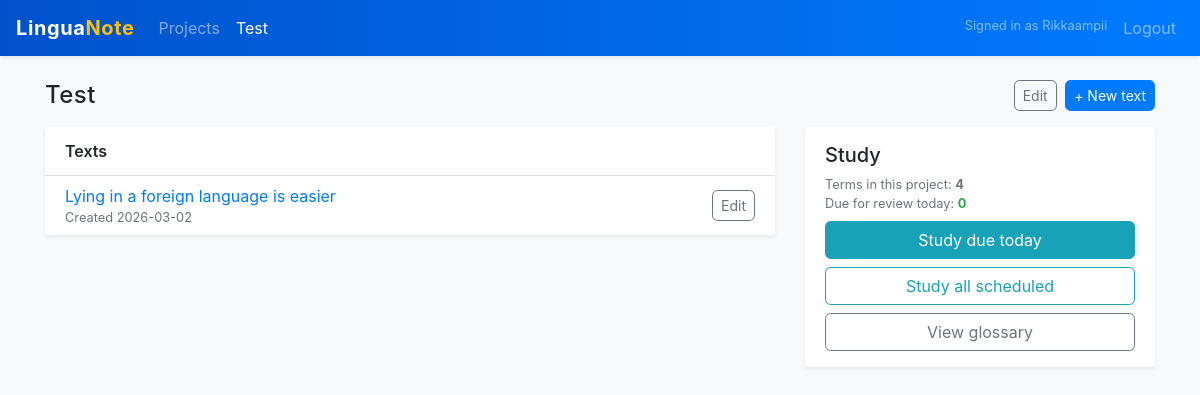
The page /projects/1 (signed in) on the database its author committed.
### app.py (models this page shows, shortened)
class Project(db.Model):
    __tablename__ = "project"
    id = db.Column(db.Integer, primary_key=True)
    user_id = db.Column(db.Integer, db.ForeignKey("user.id"), nullable=False)  # НОВОЕ
    name = db.Column(db.String(120), nullable=False)
    description = db.Column(db.Text)
    created_at = db.Column(db.Date, default=date.today)
    texts = db.relationship("Text", backref="project", lazy=True)
    terms = db.relationship("Term", backref="project", lazy=True)

class User(db.Model, UserMixin):
    __tablename__ = "user"
    id = db.Column(db.Integer, primary_key=True)
    username = db.Column(db.String(64), unique=True, nullable=False)
    email = db.Column(db.String(120), unique=True)
    password_hash = db.Column(db.String(128))
    projects = db.relationship("Project", backref="user", lazy=True)

class Text(db.Model):
    __tablename__ = "text"
    id = db.Column(db.Integer, primary_key=True)
    project_id = db.Column(db.Integer, db.ForeignKey("project.id"), nullable=False)
    title = db.Column(db.String(200), nullable=False)
    content = db.Column(db.Text, nullable=False)
    translation = db.Column(db.Text)  # <–– сюда будет сохраняться перевод
    created_at = db.Column(db.Date, default=date.today)
    terms = db.relationship("Term", backref="source_text", lazy=True)

### app.py (the view)
@app.route("/projects/<int:project_id>")
@login_required
def project_detail(project_id):
    project = Project.query.get_or_404(project_id)
    if project.user_id != current_user.id:
        abort(403)
    texts = (
        Text.query
        .filter_by(project_id=project.id)
        .order_by(Text.created_at.desc())
        .all()
    )
    terms_count = Term.query.filter_by(project_id=project.id).count()
    today = date.today()
    due_count = (
        Term.query
        .filter(
            Term.project_id == project.id,
            Term.next_review <= today,
        )
        .count()
    )
    return render_template(
        "project.html",
        project=project,
        texts=texts,
        terms_count=terms_count,
        due_count=due_count,
    )

### app.py (called while the page is built)
@login_manager.user_loader
def load_user(user_id):
    return User.query.get(int(user_id))

### templates/project.html (shortened to what this page needs)
{% extends "layout.html" %}
{% block content %}
<div class="d-flex justify-content-between align-items-center mb-3">
  <div>
    <h1 class="h4 mb-0">{{ project.name }}</h1>
  </div>
  <div>
    <a href="{{ url_for('edit_project', project_id=project.id) }}"
       class="btn btn-outline-secondary btn-sm mr-1">Edit</a>
    <a href="{{ url_for('new_text', project_id=project.id) }}"
       class="btn btn-primary btn-sm">+ New text</a>
  </div>
</div>
<div class="row">
  <div class="col-md-8">
    <div class="card shadow-sm border-0 mb-3">
      <div class="card-header bg-white d-flex justify-content-between align-items-center">
        <span class="font-weight-semibold">Texts</span>
      </div>
      <ul class="list-group list-group-flush">
        {% for t in texts %}
          <li class="list-group-item d-flex justify-content-between align-items-center">
            <div>
              <a href="{{ url_for('editor', text_id=t.id) }}">{{ t.title }}</a>
              <div class="text-muted small">Created {{ t.created_at }}</div>
            </div>
            <a href="{{ url_for('edit_text', text_id=t.id) }}" class="btn btn-sm btn-outline-secondary">
              Edit
            </a>
          </li>
        {% else %}
          <li class="list-group-item text-muted small">
            No texts yet. Create your first one.
          </li>
        {% endfor %}
      </ul>
    </div>
  </div>
  <div class="col-md-4">
    <div class="card shadow-sm border-0 mb-3 card-hover">
      <div class="card-body">
        <h5 class="card-title mb-2">Study</h5>
        <p class="card-text text-muted small mb-2">
          Terms in this project: <strong>{{ terms_count }}</strong><br>
          Due for review today: <strong class="{% if due_count > 0 %}text-danger{% else %}text-success{% endif %}">
          {{ due_count }}
        </strong>
        </p>
        <a href="{{ url_for('study', project_id=project.id) }}"
            class="btn btn-info btn-block mb-2">
          Study due today
        </a>
        <a href="{{ url_for('study_all', project_id=project.id) }}"
            class="btn btn-outline-info btn-block">
          Study all scheduled
        </a>
        <a href="{{ url_for('project_terms', project_id=project.id) }}"
            class="btn btn-outline-secondary btn-block">
          View glossary
        </a>
      </div>
    </div>
  </div>
</div>
{% endblock %}

### templates/layout.html (shortened to what this page needs)
<!DOCTYPE html>
<html lang="en">
  <head>
    <link rel="stylesheet"
          href="https://cdn.jsdelivr.net/npm/bootstrap@4.5.3/dist/css/bootstrap.min.css"
>
    <link rel="stylesheet" href="{{ url_for('static', filename='styles.css') }}">
  </head>
  <body class="bg-light">
    <nav class="navbar navbar-expand-lg navbar-dark bg-primary shadow-sm">
      <a class="navbar-brand font-weight-bold" href="{{ url_for('index') }}">
        Lingua<span class="text-warning">Note</span>
      </a>
            <div class="collapse navbar-collapse" id="navbarMain">
        <ul class="navbar-nav mr-auto">
          <li class="nav-item {% if request.endpoint == 'index' %}active{% endif %}">
            <a class="nav-link" href="{{ url_for('index') }}">Projects</a>
          </li>
          {% if project %}
          <li class="nav-item {% if request.endpoint in ['project_detail', 'project_terms'] %}active{% endif %}">
            <a class="nav-link" href="{{ url_for('project_detail', project_id=project.id) }}">
              {{ project.name }}
            </a>
          </li>
          {% endif %}
        </ul>
        <ul class="navbar-nav ml-auto">
          {% if current_user.is_authenticated %}
            <li class="nav-item">
              <span class="navbar-text mr-2 small">
                Signed in as {{ current_user.username }}
              </span>
            </li>
            <li class="nav-item">
              <a class="nav-link" href="{{ url_for('logout') }}">Logout</a>
            </li>
          {% endif %}
        </ul>
      </div>
    </nav>
    <main class="py-4">
      <div class="container">
        {% block content %}{% endblock %}
      </div>
    </main>
  </body>
</html>

### static/styles.css (style rules this page uses)
body { font-family: -apple-system, BlinkMacSystemFont, "Segoe UI", sans-serif; }
.card.shadow-sm { box-shadow: 0 0.125rem 0.75rem rgba(15, 23, 42, 0.08); }
.font-weight-semibold { font-weight: 600; }
body.bg-light { background: #f4f6fb; }
.navbar.bg-primary { background: linear-gradient(90deg, #0052cc, #007bff); }
.btn { border-radius: 0.35rem; }
h1, h2, h3, .h1, .h2, .h3 { letter-spacing: 0.02em; }
.navbar-brand { font-size: 1.25rem; letter-spacing: 0.03em; }
a { transition: color 0.15s ease; }
.list-group-item { padding-top: 0.5rem; padding-bottom: 0.5rem; }
.card-body { padding: 1rem 1.25rem; }
html, body { height: 100%; }
body { overflow: hidden; }

### rows shown on the page
Project: name "Test"
User: username "Rikkaampii"
Text: title "Lying in a foreign language is easier", created_at "2026-03-02"

### other values the page prints
{{ terms_count }} "4"
{{ due_count }} "0"
